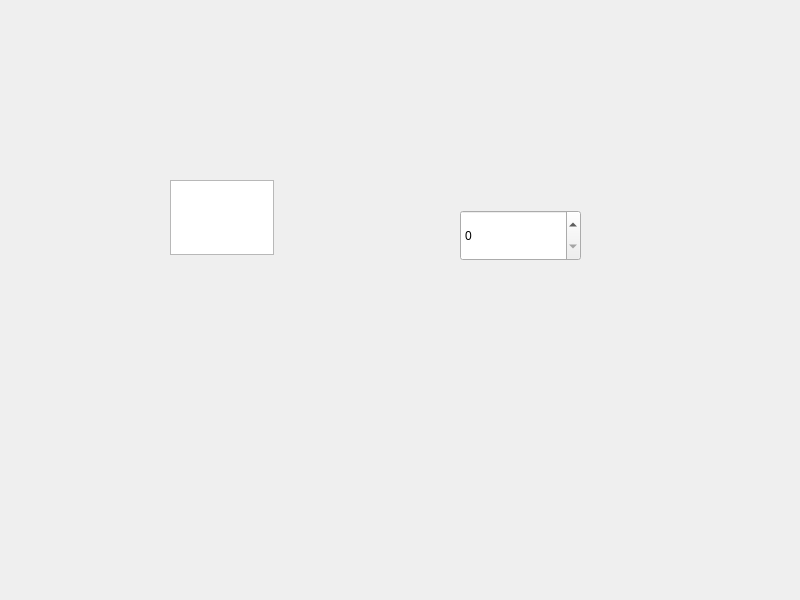
<?xml version="1.0" encoding="UTF-8"?>
<ui version="4.0">
 <class>Widget</class>
 <widget class="QWidget" name="Widget">
  <property name="geometry">
   <rect>
    <x>0</x>
    <y>0</y>
    <width>800</width>
    <height>600</height>
   </rect>
  </property>
  <property name="windowTitle">
   <string>Widget</string>
  </property>
  <widget class="QTextEdit" name="textEdit">
   <property name="geometry">
    <rect>
     <x>170</x>
     <y>180</y>
     <width>104</width>
     <height>75</height>
    </rect>
   </property>
  </widget>
  <widget class="QSpinBox" name="spinBox">
   <property name="geometry">
    <rect>
     <x>460</x>
     <y>210</y>
     <width>121</width>
     <height>51</height>
    </rect>
   </property>
  </widget>
 </widget>
 <resources/>
 <connections/>
</ui>
